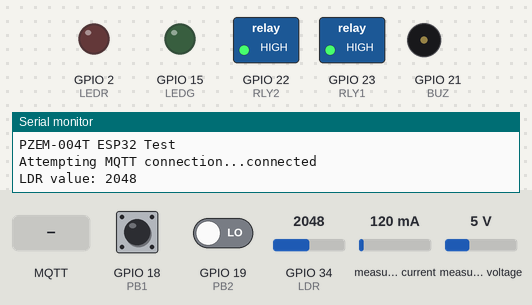
The sketch below on a simulated ESP32. Parts: switched loads named in the sketch (green lamp = pin HIGH), output pins drawn as LEDs (lit = HIGH), buzzer (waves = sounding, pin HIGH), the last lines printed to the serial monitor. The inputs (shaded band) are chosen by the test bench; at power-on: GPIO 18 (PB1) HIGH, GPIO 19 (PB2) LOW, GPIO 34 (LDR) = 2048, measured current 120 mA, measured voltage 5 V. WiFi joins after 1.5 s; servers stay silent unless stated; no MQTT or app messages arrive unless stated.

Above: at 2.7 s.
2.8 s: MQTT message "ledr_1" arrives on the first subscribed topic
At 3.4 s:
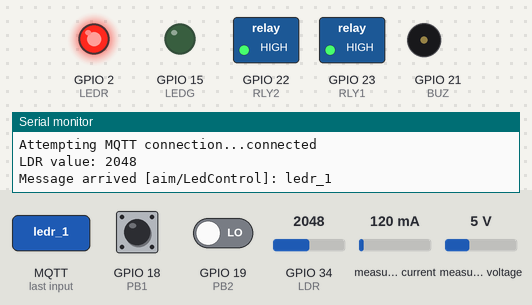
4.3 s: MQTT message "ledg_1" arrives on the first subscribed topic
At 5.5 s:
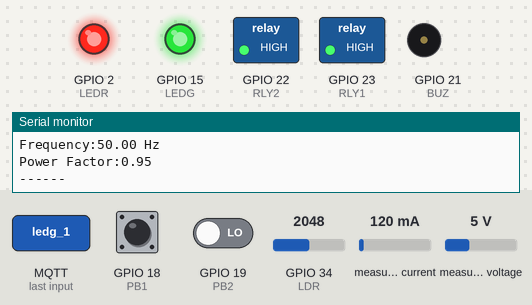
5.8 s: MQTT message "rly1_1" arrives on the first subscribed topic
At 6.9 s:
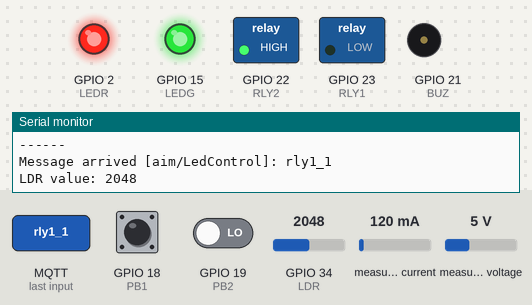
7.3 s: MQTT message "ledr_0" arrives on the second subscribed topic
At 8.0 s:
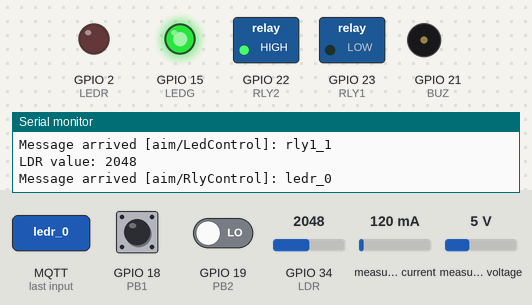
8.8 s: MQTT message "ledg_0" arrives on the second subscribed topic
At 9.1 s:
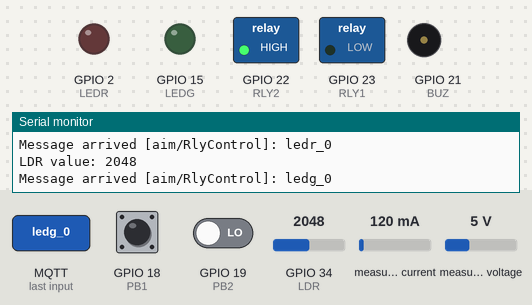
10.3 s: MQTT message "rly1_0" arrives on the second subscribed topic
At 11.5 s:
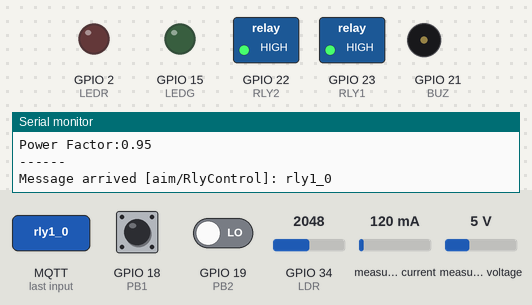
Timing chart, 0 to 12.8 s (numbered marks = the images above; inputs shaded):
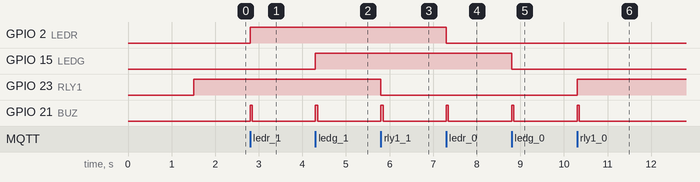

The sketch:

NoServer_NodeRED_sendLDR.ino
```cpp
#include <WiFi.h>
#include <WiFiClient.h>        // use plain TCP
#include <PubSubClient.h>
#include <PZEM004Tv30.h>

// Define RX/TX pins for ESP32
#define PZEM_RX 16   // GPIO16
#define PZEM_TX 17   // GPIO17
PZEM004Tv30 pzem(Serial2, PZEM_RX, PZEM_TX);

#define LEDR 2
#define LEDG 15
#define RLY1 23
#define RLY2 22
#define BUZ  21
#define PB1  18
#define PB2  19
#define LDR  34

// ==== WiFi credentials ====
const char* ssid        = "YOUR_SSID";
const char* password    = "YOUR_PW";

// ==== Mosquitto local broker ====
const char* mqtt_server = "LOCAL_SERVER_IP";   // your PC/RPi IP
const int   mqtt_port   = 1883;              // default Mosquitto port
// If allow_anonymous true → leave empty strings
const char* mqtt_user   = "";
const char* mqtt_pass   = "";

WiFiClient espClient;        // plain WiFi client
PubSubClient client(espClient);

void beep(int bil, int tempoh)
{ for(int i=0;i<bil;i++)
  { digitalWrite(BUZ,HIGH); delay(tempoh);
    digitalWrite(BUZ,LOW);  delay(tempoh);
  }
}

void setup_wifi()
{ Serial.print("Connecting to ");
  Serial.println(ssid);

  WiFi.begin(ssid, password);
  while (WiFi.status() != WL_CONNECTED)
  { delay(500);
    Serial.print(".");
  }
  Serial.println("\nWiFi connected");
  Serial.print("IP address: ");
  Serial.println(WiFi.localIP());
}

void callback(char* topic, byte* payload, unsigned int length)
{ String msg = "";
  for (int i = 0; i < length; i++)
    msg += (char)payload[i];

  Serial.print("Message arrived [");
  Serial.print(topic);
  Serial.print("]: ");
  Serial.println(msg);

  if (msg == "ledr_1") digitalWrite(LEDR, HIGH);
  if (msg == "ledr_0") digitalWrite(LEDR, LOW);
  if (msg == "ledg_1") digitalWrite(LEDG, HIGH);
  if (msg == "ledg_0") digitalWrite(LEDG, LOW);

  if (msg == "rly1_1") digitalWrite(RLY1, LOW);
  if (msg == "rly1_0") digitalWrite(RLY1, HIGH);
  if (msg == "rly2_1") digitalWrite(RLY2, LOW);
  if (msg == "rly2_0") digitalWrite(RLY2, HIGH);

  beep(1,50);
}

void reconnect()
{ while (!client.connected())
  { Serial.print("Attempting MQTT connection...");
    // anonymous
    if (client.connect("ESPClient"))
    { Serial.println("connected");
      client.subscribe("aim/LedControl");
      client.subscribe("aim/RlyControl");
    }
    else
    { Serial.print("failed, rc=");
      Serial.print(client.state());
      Serial.println(" try again in 5 seconds");
      delay(5000);
    }
  }
}

void setup()
{ Serial.begin(115200);
  setup_wifi();

  client.setServer(mqtt_server, mqtt_port);
  client.setCallback(callback);

  pinMode(LEDR,OUTPUT);  digitalWrite(LEDR,LOW);
  pinMode(LEDG,OUTPUT);  digitalWrite(LEDG,LOW);

  pinMode(RLY1,OUTPUT);  digitalWrite(RLY1,HIGH);
  pinMode(RLY2,OUTPUT);  digitalWrite(RLY2,HIGH);
  pinMode(BUZ,OUTPUT);

  pinMode(PB1,INPUT_PULLUP);
  pinMode(PB2,INPUT_PULLDOWN);

  // Initialize Serial2 (baud is fixed at 9600 for PZEM-004T)
  Serial2.begin(9600, SERIAL_8N1, PZEM_RX, PZEM_TX);
  Serial.println("PZEM-004T ESP32 Test");
}

// Track previous states
static int lastPB1 = HIGH;
static int lastPB2 = LOW;

String lastLdrStatus = "";
unsigned long lastLdrTime = 0;
unsigned long lastPzemTime = 0;

void loop()
{ if (!client.connected())
    reconnect();
  client.loop();

  int pb1 = digitalRead(PB1);
  int pb2 = digitalRead(PB2);

  // Button 1 logic
  if(pb1 == LOW && lastPB1 == HIGH) client.publish("aim/Button1Status","Button 1 pressed");
  if(pb1 == HIGH && lastPB1 == LOW) client.publish("aim/Button1Status","Button 1 idle");
  lastPB1 = pb1;

  // Button 2 logic
  if(pb2 == HIGH && lastPB2 == LOW) client.publish("aim/Button2Status","Button 2 pressed");
  if(pb2 == LOW && lastPB2 == HIGH) client.publish("aim/Button2Status","Button 2 idle");
  lastPB2 = pb2;

  // --- LDR (check every 2s) ---
  if (millis() - lastLdrTime > 2000)
  { int ldrValue = analogRead(LDR);
    String ldrStatus;

    if (ldrValue >= 2800)      ldrStatus = "Dark";
    else if (ldrValue >= 1800) ldrStatus = "Room Light";
    else                       ldrStatus = "Bright Light";

    if (ldrStatus != lastLdrStatus)
    { client.publish("aim/ldrStatus", ldrStatus.c_str());
      lastLdrStatus = ldrStatus;
    }

    Serial.print("LDR value: ");
    Serial.println(ldrValue);

    lastLdrTime = millis();

    char buf_ldr[10];
    dtostrf(analogRead(LDR), 6, 2, buf_ldr); client.publish("aim/ldrValue",buf_ldr);
  }
  // --- PZEM (every 5s) ---
  if (millis() - lastPzemTime > 5000)
  { readPZEM();
    lastPzemTime = millis();
  }
}

char tx2buf[200];
char buf[16];   // temp buffer for float-to-string conversion

void readPZEM()
{ float voltage   = pzem.voltage();
  float current   = pzem.current();
  float power     = pzem.power();
  float energy    = pzem.energy();
  float frequency = pzem.frequency();
  float pf        = pzem.pf();

  if (!isnan(voltage) && !isnan(current) && !isnan(power) &&
      !isnan(energy) && !isnan(frequency) && !isnan(pf))
  { // Print to Serial
    Serial.print("Voltage:");       Serial.print(voltage);      Serial.println(" V");
    Serial.print("Current:");       Serial.print(current);      Serial.println(" A");
    Serial.print("Power:");         Serial.print(power);        Serial.println(" W");
    Serial.print("Energy:");        Serial.print(energy);       Serial.println(" kWh");
    Serial.print("Frequency:");     Serial.print(frequency);    Serial.println(" Hz");
    Serial.print("Power Factor:");  Serial.println(pf);         Serial.println("------\n");

    // Publish each value separately
    dtostrf(voltage,      6, 2, buf); client.publish("aim/voltage",   buf);
    dtostrf(current*1000, 6, 2, buf); client.publish("aim/current",   buf);
    dtostrf(power,        6, 2, buf); client.publish("aim/power",     buf);
    dtostrf(energy,       6, 2, buf); client.publish("aim/energy",    buf);
    dtostrf(frequency,    6, 2, buf); client.publish("aim/frequency", buf);
    dtostrf(pf,           6, 2, buf); client.publish("aim/pf",        buf);
  }

  else
  { if (isnan(voltage))   Serial.println("Error reading voltage");
    if (isnan(current))   Serial.println("Error reading current");
    if (isnan(power))     Serial.println("Error reading power");
    if (isnan(energy))    Serial.println("Error reading energy");
    if (isnan(frequency)) Serial.println("Error reading frequency");
    if (isnan(pf))        Serial.println("Error reading power factor");
  }
}
```

Measured:
- after the input at 2.8 s, GPIO 2 (LEDR): LOW → HIGH at once; GPIO 21 (BUZ): LOW → HIGH at once, → LOW 0.05 s later
- after the input at 4.3 s, GPIO 15 (LEDG): LOW → HIGH at once; GPIO 21 (BUZ): LOW → HIGH at once, → LOW 0.05 s later
- after the input at 5.8 s, GPIO 23 (RLY1): HIGH → LOW at once; GPIO 21 (BUZ): LOW → HIGH at once, → LOW 0.05 s later
- after the input at 7.3 s, GPIO 2 (LEDR): HIGH → LOW at once; GPIO 21 (BUZ): LOW → HIGH at once, → LOW 0.05 s later
- after the input at 8.8 s, GPIO 15 (LEDG): HIGH → LOW at once; GPIO 21 (BUZ): LOW → HIGH at once, → LOW 0.05 s later
- after the input at 10.3 s, GPIO 23 (RLY1): LOW → HIGH at once; GPIO 21 (BUZ): LOW → HIGH at once, → LOW 0.05 s later
